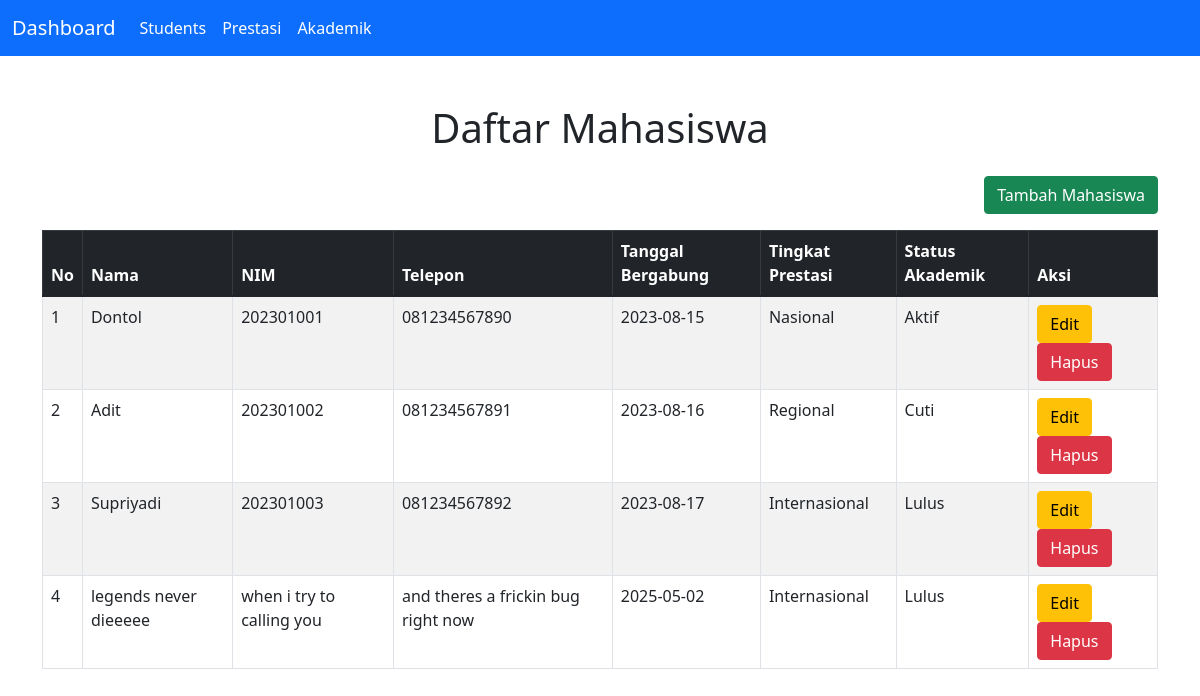
The app's page /tp_mvc/students.php with its own data.
### tables this page shows
CREATE TABLE `students` (
  `name` varchar(255) NOT NULL,
  `nim` varchar(255) NOT NULL,
  `phone` varchar(255) NOT NULL,
  `join_date` date NOT NULL,
  `id` int NOT NULL,
  `id_prestasi` int NOT NULL,
  `id_akademik` int NOT NULL
);

CREATE TABLE `prestasi` (
  `id_prestasi` int NOT NULL,
  `tingkat_prestasi` varchar(255) NOT NULL
);

CREATE TABLE `akademik` (
  `id_akademik` int NOT NULL,
  `status_akademik` varchar(255) NOT NULL
);

### tp_mvc/controllers/students.controller.php (called while the page is built, shortened)
<?php
include_once("models/DB.class.php");
include_once("models/Students.class.php");
include_once("views/Students.view.php");
class StudentsController
{
    private $students;
    function __construct()
    {
        $this->students = new Students(Conf::$db_host, Conf::$db_user, Conf::$db_pass, Conf::$db_name);
    }
    public function index()
    {
        $this->students->open();
        $result = $this->students->getStudents();
        $data = array();
        while ($row = $this->students->fetch($result)) {
            $data[] = $row;
        }
        $view = new StudentsView();
        $view->render($data);
    }
}

### tp_mvc/models/Students.class.php (called while the page is built, shortened)
<?php
include_once("models/DB.class.php");
class Students extends DB
{
    function getStudents()
    {
        $query = "SELECT s.id, s.name, s.nim, s.phone, s.join_date,
                 p.tingkat_prestasi, a.status_akademik
                 FROM students s
                 LEFT JOIN prestasi p ON s.id_prestasi = p.id_prestasi
                 LEFT JOIN akademik a ON s.id_akademik = a.id_akademik";
        return $this->execute($query);
    }
}

### tp_mvc/models/DB.class.php (called while the page is built, shortened)
<?php
class DB {
    private $host;
    private $user;
    private $pass;
    private $dbname;
    private $conn;
    function __construct($host, $user, $pass, $name) {
        $this->host = $host;
        $this->user = $user;
        $this->pass = $pass;
        $this->dbname = $name;
    }
    function open() {
        $this->conn = new mysqli($this->host, $this->user, $this->pass, $this->dbname);
    }
    function execute($query) {
        return $this->conn->query($query);
    }
}

### tp_mvc/views/Students.view.php (the view, shortened to what this page needs)
<?php
include_once("views/Template.class.php");
class StudentsView
{
    public function render($data)
    {
        $tableContent = '';
        $no = 1;
        foreach ($data as $row) {
            $tableContent .= "<tr>
                    <td>$no</td>
                    <td>{$row['name']}</td>
                    <td>{$row['nim']}</td>
                    <td>{$row['phone']}</td>
                    <td>{$row['join_date']}</td>
                    <td>{$row['tingkat_prestasi']}</td>
                    <td>{$row['status_akademik']}</td>
                    <td>
                        <a href='students.php?action=edit&id={$row['id']}' class='btn btn-warning'>Edit</a>
                        <a href='students.php?action=delete&id={$row['id']}' class='btn btn-danger'>Hapus</a>
                    </td>
                </tr>";
            $no++;
        }
    }
}

### tp_mvc/students.php (shortened to what this page needs)
<?php
include_once("controllers/Students.controller.php");
include_once("views/Students.view.php");
$action = $_GET['action'] ?? $_POST['action'] ?? 'index';
$controller = new StudentsController();
switch ($action) {
    default:
        $controller->index();
        break;
}

### tp_mvc/views/Template.class.php (shortened to what this page needs)
<?php
class Template
{
    private $content = '';
    public function __construct($filename = '')
    {
        $this->content = file_exists($filename) ? file_get_contents($filename) : '';
    }
    public function clear()
    {
        $this->content = preg_replace("/DATA_[A-Z_0-9]+/", "", $this->content);
    }
    public function write()
    {
        echo $this->content;
    }
    public function replace($placeholder = '', $value = '')
    {
        $this->content = str_replace($placeholder, $value, $this->content);
    }
}

### records on screen
students: name "Dontol", nim "202301001", phone "081234567890", join_date "2023-08-15", id_prestasi.tingkat_prestasi "Nasional", id_akademik.status_akademik "Aktif"
students: name "Adit", nim "202301002", phone "081234567891", join_date "2023-08-16", id_prestasi.tingkat_prestasi "Regional", id_akademik.status_akademik "Cuti"
students: name "Supriyadi", nim "202301003", phone "081234567892", join_date "2023-08-17", id_prestasi.tingkat_prestasi "Internasional", id_akademik.status_akademik "Lulus"
students: name "legends never dieeeee", nim "when i try to calling you", phone "and theres a frickin bug right now", join_date "2025-05-02", id_prestasi.tingkat_prestasi "Internasional", id_akademik.status_akademik "Lulus"

### other values on screen
$this->content "Dashboard Students Prestasi Akademik Daftar Mahasiswa Tambah Mahasiswa No Nama NIM Telepon Tanggal Bergabung Tingkat Prestasi Status Akademik Aksi"
